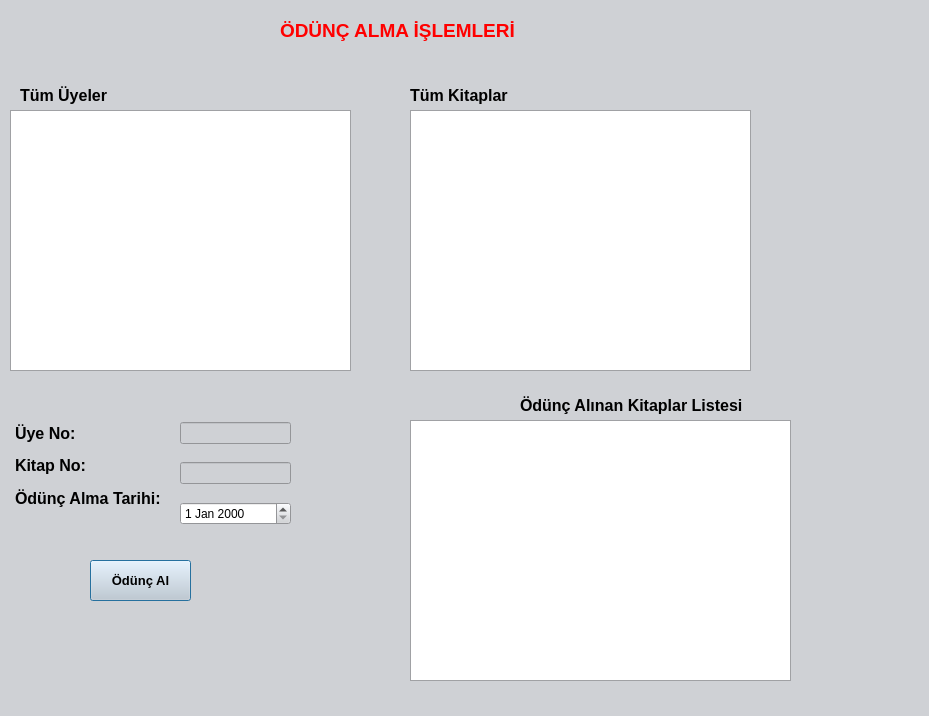
<?xml version="1.0" encoding="UTF-8"?>
<ui version="4.0">
 <class>Oduncalmaislemleri</class>
 <widget class="QDialog" name="Oduncalmaislemleri">
  <property name="geometry">
   <rect>
    <x>0</x>
    <y>0</y>
    <width>929</width>
    <height>716</height>
   </rect>
  </property>
  <property name="palette">
   <palette>
    <active>
     <colorrole role="WindowText">
      <brush brushstyle="SolidPattern">
       <color alpha="255">
        <red>0</red>
        <green>0</green>
        <blue>0</blue>
       </color>
      </brush>
     </colorrole>
     <colorrole role="Button">
      <brush brushstyle="SolidPattern">
       <color alpha="255">
        <red>207</red>
        <green>209</green>
        <blue>213</blue>
       </color>
      </brush>
     </colorrole>
     <colorrole role="Light">
      <brush brushstyle="SolidPattern">
       <color alpha="255">
        <red>255</red>
        <green>255</green>
        <blue>255</blue>
       </color>
      </brush>
     </colorrole>
     <colorrole role="Midlight">
      <brush brushstyle="SolidPattern">
       <color alpha="255">
        <red>231</red>
        <green>232</green>
        <blue>234</blue>
       </color>
      </brush>
     </colorrole>
     <colorrole role="Dark">
      <brush brushstyle="SolidPattern">
       <color alpha="255">
        <red>103</red>
        <green>104</green>
        <blue>106</blue>
       </color>
      </brush>
     </colorrole>
     <colorrole role="Mid">
      <brush brushstyle="SolidPattern">
       <color alpha="255">
        <red>138</red>
        <green>139</green>
        <blue>142</blue>
       </color>
      </brush>
     </colorrole>
     <colorrole role="Text">
      <brush brushstyle="SolidPattern">
       <color alpha="255">
        <red>0</red>
        <green>0</green>
        <blue>0</blue>
       </color>
      </brush>
     </colorrole>
     <colorrole role="BrightText">
      <brush brushstyle="SolidPattern">
       <color alpha="255">
        <red>255</red>
        <green>255</green>
        <blue>255</blue>
       </color>
      </brush>
     </colorrole>
     <colorrole role="ButtonText">
      <brush brushstyle="SolidPattern">
       <color alpha="255">
        <red>0</red>
        <green>0</green>
        <blue>0</blue>
       </color>
      </brush>
     </colorrole>
     <colorrole role="Base">
      <brush brushstyle="SolidPattern">
       <color alpha="255">
        <red>255</red>
        <green>255</green>
        <blue>255</blue>
       </color>
      </brush>
     </colorrole>
     <colorrole role="Window">
      <brush brushstyle="SolidPattern">
       <color alpha="255">
        <red>207</red>
        <green>209</green>
        <blue>213</blue>
       </color>
      </brush>
     </colorrole>
     <colorrole role="Shadow">
      <brush brushstyle="SolidPattern">
       <color alpha="255">
        <red>0</red>
        <green>0</green>
        <blue>0</blue>
       </color>
      </brush>
     </colorrole>
     <colorrole role="AlternateBase">
      <brush brushstyle="SolidPattern">
       <color alpha="255">
        <red>231</red>
        <green>232</green>
        <blue>234</blue>
       </color>
      </brush>
     </colorrole>
     <colorrole role="ToolTipBase">
      <brush brushstyle="SolidPattern">
       <color alpha="255">
        <red>255</red>
        <green>255</green>
        <blue>220</blue>
       </color>
      </brush>
     </colorrole>
     <colorrole role="ToolTipText">
      <brush brushstyle="SolidPattern">
       <color alpha="255">
        <red>0</red>
        <green>0</green>
        <blue>0</blue>
       </color>
      </brush>
     </colorrole>
     <colorrole role="PlaceholderText">
      <brush brushstyle="SolidPattern">
       <color alpha="127">
        <red>0</red>
        <green>0</green>
        <blue>0</blue>
       </color>
      </brush>
     </colorrole>
     <colorrole role="Accent">
      <brush brushstyle="SolidPattern">
       <color alpha="255">
        <red>255</red>
        <green>255</green>
        <blue>255</blue>
       </color>
      </brush>
     </colorrole>
    </active>
    <inactive>
     <colorrole role="WindowText">
      <brush brushstyle="SolidPattern">
       <color alpha="255">
        <red>0</red>
        <green>0</green>
        <blue>0</blue>
       </color>
      </brush>
     </colorrole>
     <colorrole role="Button">
      <brush brushstyle="SolidPattern">
       <color alpha="255">
        <red>207</red>
        <green>209</green>
        <blue>213</blue>
       </color>
      </brush>
     </colorrole>
     <colorrole role="Light">
      <brush brushstyle="SolidPattern">
       <color alpha="255">
        <red>255</red>
        <green>255</green>
        <blue>255</blue>
       </color>
      </brush>
     </colorrole>
     <colorrole role="Midlight">
      <brush brushstyle="SolidPattern">
       <color alpha="255">
        <red>231</red>
        <green>232</green>
        <blue>234</blue>
       </color>
      </brush>
     </colorrole>
     <colorrole role="Dark">
      <brush brushstyle="SolidPattern">
       <color alpha="255">
        <red>103</red>
        <green>104</green>
        <blue>106</blue>
       </color>
      </brush>
     </colorrole>
     <colorrole role="Mid">
      <brush brushstyle="SolidPattern">
       <color alpha="255">
        <red>138</red>
        <green>139</green>
        <blue>142</blue>
       </color>
      </brush>
     </colorrole>
     <colorrole role="Text">
      <brush brushstyle="SolidPattern">
       <color alpha="255">
        <red>0</red>
        <green>0</green>
        <blue>0</blue>
       </color>
      </brush>
     </colorrole>
     <colorrole role="BrightText">
      <brush brushstyle="SolidPattern">
       <color alpha="255">
        <red>255</red>
        <green>255</green>
        <blue>255</blue>
       </color>
      </brush>
     </colorrole>
     <colorrole role="ButtonText">
      <brush brushstyle="SolidPattern">
       <color alpha="255">
        <red>0</red>
        <green>0</green>
        <blue>0</blue>
       </color>
      </brush>
     </colorrole>
     <colorrole role="Base">
      <brush brushstyle="SolidPattern">
       <color alpha="255">
        <red>255</red>
        <green>255</green>
        <blue>255</blue>
       </color>
      </brush>
     </colorrole>
     <colorrole role="Window">
      <brush brushstyle="SolidPattern">
       <color alpha="255">
        <red>207</red>
        <green>209</green>
        <blue>213</blue>
       </color>
      </brush>
     </colorrole>
     <colorrole role="Shadow">
      <brush brushstyle="SolidPattern">
       <color alpha="255">
        <red>0</red>
        <green>0</green>
        <blue>0</blue>
       </color>
      </brush>
     </colorrole>
     <colorrole role="AlternateBase">
      <brush brushstyle="SolidPattern">
       <color alpha="255">
        <red>231</red>
        <green>232</green>
        <blue>234</blue>
       </color>
      </brush>
     </colorrole>
     <colorrole role="ToolTipBase">
      <brush brushstyle="SolidPattern">
       <color alpha="255">
        <red>255</red>
        <green>255</green>
        <blue>220</blue>
       </color>
      </brush>
     </colorrole>
     <colorrole role="ToolTipText">
      <brush brushstyle="SolidPattern">
       <color alpha="255">
        <red>0</red>
        <green>0</green>
        <blue>0</blue>
       </color>
      </brush>
     </colorrole>
     <colorrole role="PlaceholderText">
      <brush brushstyle="SolidPattern">
       <color alpha="127">
        <red>0</red>
        <green>0</green>
        <blue>0</blue>
       </color>
      </brush>
     </colorrole>
     <colorrole role="Accent">
      <brush brushstyle="SolidPattern">
       <color alpha="255">
        <red>255</red>
        <green>255</green>
        <blue>255</blue>
       </color>
      </brush>
     </colorrole>
    </inactive>
    <disabled>
     <colorrole role="WindowText">
      <brush brushstyle="SolidPattern">
       <color alpha="255">
        <red>103</red>
        <green>104</green>
        <blue>106</blue>
       </color>
      </brush>
     </colorrole>
     <colorrole role="Button">
      <brush brushstyle="SolidPattern">
       <color alpha="255">
        <red>207</red>
        <green>209</green>
        <blue>213</blue>
       </color>
      </brush>
     </colorrole>
     <colorrole role="Light">
      <brush brushstyle="SolidPattern">
       <color alpha="255">
        <red>255</red>
        <green>255</green>
        <blue>255</blue>
       </color>
      </brush>
     </colorrole>
     <colorrole role="Midlight">
      <brush brushstyle="SolidPattern">
       <color alpha="255">
        <red>231</red>
        <green>232</green>
        <blue>234</blue>
       </color>
      </brush>
     </colorrole>
     <colorrole role="Dark">
      <brush brushstyle="SolidPattern">
       <color alpha="255">
        <red>103</red>
        <green>104</green>
        <blue>106</blue>
       </color>
      </brush>
     </colorrole>
     <colorrole role="Mid">
      <brush brushstyle="SolidPattern">
       <color alpha="255">
        <red>138</red>
        <green>139</green>
        <blue>142</blue>
       </color>
      </brush>
     </colorrole>
     <colorrole role="Text">
      <brush brushstyle="SolidPattern">
       <color alpha="255">
        <red>103</red>
        <green>104</green>
        <blue>106</blue>
       </color>
      </brush>
     </colorrole>
     <colorrole role="BrightText">
      <brush brushstyle="SolidPattern">
       <color alpha="255">
        <red>255</red>
        <green>255</green>
        <blue>255</blue>
       </color>
      </brush>
     </colorrole>
     <colorrole role="ButtonText">
      <brush brushstyle="SolidPattern">
       <color alpha="255">
        <red>103</red>
        <green>104</green>
        <blue>106</blue>
       </color>
      </brush>
     </colorrole>
     <colorrole role="Base">
      <brush brushstyle="SolidPattern">
       <color alpha="255">
        <red>207</red>
        <green>209</green>
        <blue>213</blue>
       </color>
      </brush>
     </colorrole>
     <colorrole role="Window">
      <brush brushstyle="SolidPattern">
       <color alpha="255">
        <red>207</red>
        <green>209</green>
        <blue>213</blue>
       </color>
      </brush>
     </colorrole>
     <colorrole role="Shadow">
      <brush brushstyle="SolidPattern">
       <color alpha="255">
        <red>0</red>
        <green>0</green>
        <blue>0</blue>
       </color>
      </brush>
     </colorrole>
     <colorrole role="AlternateBase">
      <brush brushstyle="SolidPattern">
       <color alpha="255">
        <red>207</red>
        <green>209</green>
        <blue>213</blue>
       </color>
      </brush>
     </colorrole>
     <colorrole role="ToolTipBase">
      <brush brushstyle="SolidPattern">
       <color alpha="255">
        <red>255</red>
        <green>255</green>
        <blue>220</blue>
       </color>
      </brush>
     </colorrole>
     <colorrole role="ToolTipText">
      <brush brushstyle="SolidPattern">
       <color alpha="255">
        <red>0</red>
        <green>0</green>
        <blue>0</blue>
       </color>
      </brush>
     </colorrole>
     <colorrole role="PlaceholderText">
      <brush brushstyle="SolidPattern">
       <color alpha="127">
        <red>103</red>
        <green>104</green>
        <blue>106</blue>
       </color>
      </brush>
     </colorrole>
     <colorrole role="Accent">
      <brush brushstyle="SolidPattern">
       <color alpha="255">
        <red>255</red>
        <green>255</green>
        <blue>255</blue>
       </color>
      </brush>
     </colorrole>
    </disabled>
   </palette>
  </property>
  <property name="windowTitle">
   <string>Dialog</string>
  </property>
  <widget class="QLabel" name="label_6">
   <property name="geometry">
    <rect>
     <x>410</x>
     <y>80</y>
     <width>431</width>
     <height>31</height>
    </rect>
   </property>
   <property name="font">
    <font>
     <pointsize>12</pointsize>
     <bold>true</bold>
    </font>
   </property>
   <property name="text">
    <string>Tüm Kitaplar</string>
   </property>
  </widget>
  <widget class="QTableView" name="tableView_kitaplar">
   <property name="geometry">
    <rect>
     <x>410</x>
     <y>110</y>
     <width>341</width>
     <height>261</height>
    </rect>
   </property>
  </widget>
  <widget class="QLabel" name="label_11">
   <property name="geometry">
    <rect>
     <x>20</x>
     <y>80</y>
     <width>321</width>
     <height>31</height>
    </rect>
   </property>
   <property name="font">
    <font>
     <pointsize>12</pointsize>
     <bold>true</bold>
    </font>
   </property>
   <property name="text">
    <string>Tüm Üyeler</string>
   </property>
  </widget>
  <widget class="QTableView" name="tableView_uyeler">
   <property name="geometry">
    <rect>
     <x>10</x>
     <y>110</y>
     <width>341</width>
     <height>261</height>
    </rect>
   </property>
  </widget>
  <widget class="QLabel" name="label_12">
   <property name="geometry">
    <rect>
     <x>280</x>
     <y>10</y>
     <width>411</width>
     <height>41</height>
    </rect>
   </property>
   <property name="palette">
    <palette>
     <active>
      <colorrole role="WindowText">
       <brush brushstyle="SolidPattern">
        <color alpha="255">
         <red>255</red>
         <green>0</green>
         <blue>0</blue>
        </color>
       </brush>
      </colorrole>
     </active>
     <inactive>
      <colorrole role="WindowText">
       <brush brushstyle="SolidPattern">
        <color alpha="255">
         <red>255</red>
         <green>0</green>
         <blue>0</blue>
        </color>
       </brush>
      </colorrole>
     </inactive>
     <disabled/>
    </palette>
   </property>
   <property name="font">
    <font>
     <pointsize>14</pointsize>
     <bold>true</bold>
    </font>
   </property>
   <property name="text">
    <string>ÖDÜNÇ ALMA İŞLEMLERİ</string>
   </property>
  </widget>
  <widget class="QWidget" name="layoutWidget_2">
   <property name="geometry">
    <rect>
     <x>15</x>
     <y>420</y>
     <width>161</width>
     <height>91</height>
    </rect>
   </property>
   <layout class="QVBoxLayout" name="verticalLayout_8">
    <item>
     <widget class="QLabel" name="label_13">
      <property name="font">
       <font>
        <pointsize>12</pointsize>
        <bold>true</bold>
       </font>
      </property>
      <property name="text">
       <string>Üye No:</string>
      </property>
     </widget>
    </item>
    <item>
     <widget class="QLabel" name="label_14">
      <property name="font">
       <font>
        <pointsize>12</pointsize>
        <bold>true</bold>
       </font>
      </property>
      <property name="text">
       <string>Kitap No:</string>
      </property>
     </widget>
    </item>
    <item>
     <widget class="QLabel" name="label_15">
      <property name="font">
       <font>
        <pointsize>12</pointsize>
        <bold>true</bold>
       </font>
      </property>
      <property name="text">
       <string>Ödünç Alma Tarihi:</string>
      </property>
     </widget>
    </item>
   </layout>
  </widget>
  <widget class="QWidget" name="layoutWidget">
   <property name="geometry">
    <rect>
     <x>180</x>
     <y>410</y>
     <width>111</width>
     <height>130</height>
    </rect>
   </property>
   <layout class="QVBoxLayout" name="verticalLayout_7">
    <item>
     <widget class="QLineEdit" name="lineEdit_UyeNo">
      <property name="enabled">
       <bool>false</bool>
      </property>
     </widget>
    </item>
    <item>
     <widget class="QLineEdit" name="lineEdit_KitapN">
      <property name="enabled">
       <bool>false</bool>
      </property>
     </widget>
    </item>
    <item>
     <widget class="QDateEdit" name="dateEdit"/>
    </item>
   </layout>
  </widget>
  <widget class="QPushButton" name="OduncAl">
   <property name="geometry">
    <rect>
     <x>90</x>
     <y>560</y>
     <width>101</width>
     <height>41</height>
    </rect>
   </property>
   <property name="font">
    <font>
     <pointsize>10</pointsize>
     <bold>true</bold>
    </font>
   </property>
   <property name="text">
    <string>Ödünç Al</string>
   </property>
  </widget>
  <widget class="QLabel" name="label_16">
   <property name="geometry">
    <rect>
     <x>520</x>
     <y>390</y>
     <width>431</width>
     <height>31</height>
    </rect>
   </property>
   <property name="font">
    <font>
     <pointsize>12</pointsize>
     <bold>true</bold>
    </font>
   </property>
   <property name="text">
    <string>Ödünç Alınan Kitaplar Listesi</string>
   </property>
  </widget>
  <widget class="QTableView" name="tableView_odunc">
   <property name="geometry">
    <rect>
     <x>410</x>
     <y>420</y>
     <width>381</width>
     <height>261</height>
    </rect>
   </property>
  </widget>
 </widget>
 <resources/>
 <connections/>
</ui>
